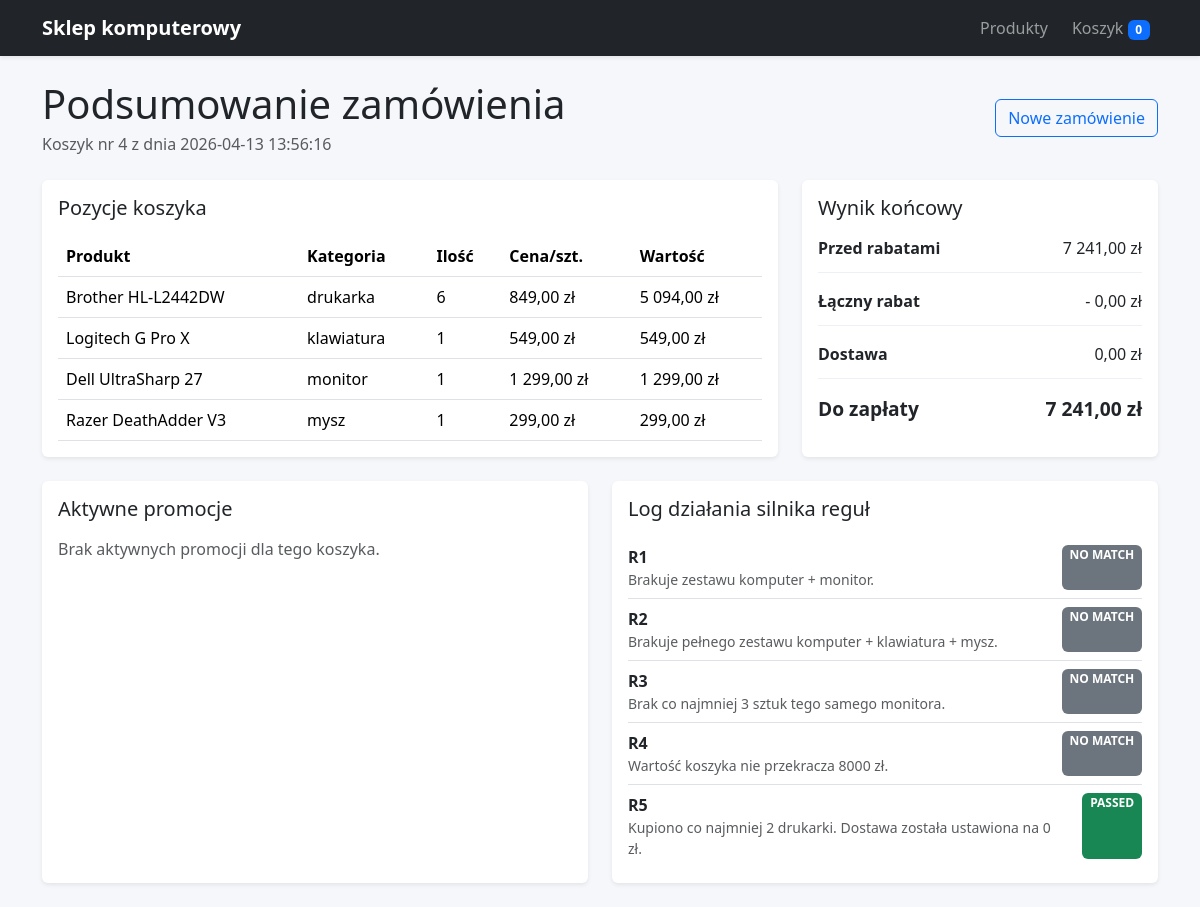
The app's page /summary/4 with its own data.
### app/models.py (models this page shows, shortened)
class Cart(db.Model):
    __tablename__ = "cart"
    id = db.Column(db.Integer, primary_key=True)
    created_at = db.Column(db.DateTime, default=datetime.utcnow, nullable=False)
    total_before = db.Column(db.Numeric(10, 2), nullable=False, default=Decimal("0.00"))
    total_after = db.Column(db.Numeric(10, 2), nullable=False, default=Decimal("0.00"))
    shipping_cost = db.Column(db.Numeric(10, 2), nullable=False, default=Decimal("0.00"))
    total_discount = db.Column(db.Numeric(10, 2), nullable=False, default=Decimal("0.00"))
    items = db.relationship("CartItem", back_populates="cart", cascade="all, delete-orphan")
    promotion_results = db.relationship(
        "PromotionResult", back_populates="cart", cascade="all, delete-orphan"
    )
    rule_logs = db.relationship("RuleLog", back_populates="cart", cascade="all, delete-orphan")

class CartItem(db.Model):
    __tablename__ = "cart_item"
    id = db.Column(db.Integer, primary_key=True)
    cart_id = db.Column(db.Integer, db.ForeignKey("cart.id"), nullable=False)
    product_id = db.Column(db.Integer, db.ForeignKey("product.id"), nullable=False)
    quantity = db.Column(db.Integer, default=1, nullable=False)
    unit_price = db.Column(db.Numeric(10, 2), nullable=False)
    cart = db.relationship("Cart", back_populates="items")
    product = db.relationship("Product")

class Product(db.Model):
    __tablename__ = "product"
    id = db.Column(db.Integer, primary_key=True)
    name = db.Column(db.String(120), nullable=False)
    category = db.Column(db.String(50), nullable=False)
    brand = db.Column(db.String(50))
    price = db.Column(db.Numeric(10, 2), nullable=False)
    active = db.Column(db.Boolean, default=True, nullable=False)

class RuleLog(db.Model):
    __tablename__ = "rule_log"
    id = db.Column(db.Integer, primary_key=True)
    cart_id = db.Column(db.Integer, db.ForeignKey("cart.id"), nullable=False)
    rule_code = db.Column(db.String(20), nullable=False)
    matched = db.Column(db.Boolean, nullable=False, default=False)
    note = db.Column(db.Text, nullable=False)
    cart = db.relationship("Cart", back_populates="rule_logs")

### app/routes.py (the view)
@main_bp.route("/summary/<int:cart_id>")
def summary(cart_id: int):
    cart = Cart.query.get_or_404(cart_id)
    logs = sorted(cart.rule_logs, key=lambda log: (log.rule_code, not log.matched))
    return render_template("summary.html", cart=cart, logs=logs)

### app/__init__.py (called while the page is built)
def register_template_filters(app: Flask) -> None:
    @app.template_filter("money")
    def money_filter(value) -> str:
        amount = Decimal(value or 0).quantize(Decimal("0.01"))
        formatted = f"{amount:,.2f}".replace(",", " ").replace(".", ",")
        return f"{formatted} zł"

### app/routes.py (called while the page is built)
@main_bp.app_context_processor
def inject_cart_summary():
    return {"cart_count": get_cart_count()}

### app/services/cart_service.py (called while the page is built)
def get_raw_cart() -> dict[str, int]:
    return session.get(SESSION_CART_KEY, {})

def get_cart_count() -> int:
    return sum(get_raw_cart().values())

### app/templates/summary.html (shortened to what this page needs)
{% extends 'base.html' %}
{% block content %}
<div class="d-flex justify-content-between align-items-center mb-4 flex-wrap gap-2">
    <div>
        <h1 class="mb-1">Podsumowanie zamówienia</h1>
        <p class="text-muted mb-0">Koszyk nr {{ cart.id }} z dnia {{ cart.created_at.strftime('%Y-%m-%d %H:%M:%S') }}</p>
    </div>
    <a class="btn btn-outline-primary" href="{{ url_for('main.products') }}">Nowe zamówienie</a>
</div>
<div class="row g-4 mb-4">
    <div class="col-lg-8">
        <div class="card border-0 shadow-sm h-100">
            <div class="card-body">
                <h3 class="card-title h5 mb-3">Pozycje koszyka</h3>
                <div class="table-responsive">
                    <table class="table align-middle mb-0">
                        <thead>
                            <tr>
                                <th>Produkt</th>
                                <th>Kategoria</th>
                                <th>Ilość</th>
                                <th>Cena/szt.</th>
                                <th>Wartość</th>
                            </tr>
                        </thead>
                        <tbody>
                            {% for item in cart.items %}
                                <tr>
                                    <td>{{ item.product.name }}</td>
                                    <td>{{ item.product.category }}</td>
                                    <td>{{ item.quantity }}</td>
                                    <td>{{ item.unit_price|money }}</td>
                                    <td>{{ (item.unit_price * item.quantity)|money }}</td>
                                </tr>
                            {% endfor %}
                        </tbody>
                    </table>
                </div>
            </div>
        </div>
    </div>
    <div class="col-lg-4">
        <div class="card border-0 shadow-sm h-100">
            <div class="card-body">
                <h3 class="card-title h5 mb-3">Wynik końcowy</h3>
                <dl class="summary-list mb-0">
                    <div>
                        <dt>Przed rabatami</dt>
                        <dd>{{ cart.total_before|money }}</dd>
                    </div>
                    <div>
                        <dt>Łączny rabat</dt>
                        <dd>- {{ cart.total_discount|money }}</dd>
                    </div>
                    <div>
                        <dt>Dostawa</dt>
                        <dd>{{ cart.shipping_cost|money }}</dd>
                    </div>
                    <div class="summary-total">
                        <dt>Do zapłaty</dt>
                        <dd>{{ cart.total_after|money }}</dd>
                    </div>
                </dl>
            </div>
        </div>
    </div>
</div>
<div class="row g-4">
    <div class="col-lg-6">
        <div class="card border-0 shadow-sm h-100">
            <div class="card-body">
                <h3 class="card-title h5 mb-3">Aktywne promocje</h3>
                {% if cart.promotion_results %}
                    <div class="list-group list-group-flush">
                        {% for promotion in cart.promotion_results %}
                            <div class="list-group-item px-0">
                                <div class="d-flex justify-content-between align-items-start gap-3">
                                    <div>
                                        <div class="fw-semibold">{{ promotion.rule_code }} — {{ promotion.rule_name }}</div>
                                        <div class="text-muted small">{{ promotion.description }}</div>
                                    </div>
                                    <span class="badge text-bg-success">- {{ promotion.discount_value|money }}</span>
                                </div>
                            </div>
                        {% endfor %}
                    </div>
                {% else %}
                    <p class="text-muted mb-0">Brak aktywnych promocji dla tego koszyka.</p>
                {% endif %}
            </div>
        </div>
    </div>
    <div class="col-lg-6">
        <div class="card border-0 shadow-sm h-100">
            <div class="card-body">
                <h3 class="card-title h5 mb-3">Log działania silnika reguł</h3>
                <div class="list-group list-group-flush">
                    {% for log in logs %}
                        <div class="list-group-item px-0">
                            <div class="d-flex justify-content-between gap-3">
                                <div>
                                    <div class="fw-semibold">{{ log.rule_code }}</div>
                                    <div class="text-muted small">{{ log.note }}</div>
                                </div>
                                <span class="badge {{ 'text-bg-success' if log.matched else 'text-bg-secondary' }}">{{ 'PASSED' if log.matched else 'NO MATCH' }}</span>
                            </div>
                        </div>
                    {% endfor %}
                </div>
            </div>
        </div>
    </div>
</div>
{% endblock %}

### app/static/styles.css (style rules this page uses)
body { background: #f5f7fb; }
.summary-list { display: grid; gap: 1rem; }
.summary-list div { display: flex; justify-content: space-between; gap: 1rem; border-bottom: 1px solid #edf0f5; padding-bottom: 0.75rem; }
.summary-list dt, .summary-list dd { margin: 0; }
.summary-total { font-size: 1.2rem; font-weight: 700; border-bottom: 0 !important; }

### records on screen
Cart: id "4", created_at "2026-04-13 13:56:16", total_before "7 241,00 zł", total_discount "0,00 zł", shipping_cost "0,00 zł", total_after "7 241,00 zł"
CartItem: product.name "Brother HL-L2442DW", product.category "drukarka", quantity "6", unit_price "849,00 zł", (item.unit_price*item.quantity)|money "5 094,00 zł"
CartItem: product.name "Logitech G Pro X", product.category "klawiatura", quantity "1", unit_price "549,00 zł", (item.unit_price*item.quantity)|money "549,00 zł"
CartItem: product.name "Dell UltraSharp 27", product.category "monitor", quantity "1", unit_price "1 299,00 zł", (item.unit_price*item.quantity)|money "1 299,00 zł"
CartItem: product.name "Razer DeathAdder V3", product.category "mysz", quantity "1", unit_price "299,00 zł", (item.unit_price*item.quantity)|money "299,00 zł"
RuleLog: rule_code "R1", note "Brakuje zestawu komputer + monitor.", matched "NO MATCH"
RuleLog: rule_code "R2", note "Brakuje pełnego zestawu komputer + klawiatura + mysz.", matched "NO MATCH"
RuleLog: rule_code "R3", note "Brak co najmniej 3 sztuk tego samego monitora.", matched "NO MATCH"
RuleLog: rule_code "R4", note "Wartość koszyka nie przekracza 8000 zł.", matched "NO MATCH"
RuleLog: rule_code "R5", note "Kupiono co najmniej 2 drukarki. Dostawa została ustawiona na 0 zł.", matched "PASSED"

### other values on screen
{{ cart_count }} "0"
